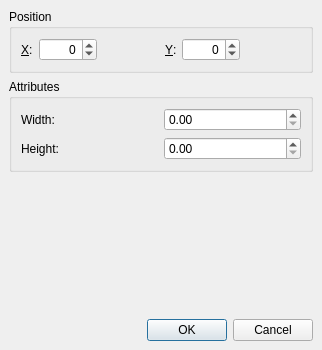
<?xml version="1.0" encoding="UTF-8"?>
<ui version="4.0">
 <class>ObstacleDialog</class>
 <widget class="QDialog" name="ObstacleDialog">
  <property name="geometry">
   <rect>
    <x>0</x>
    <y>0</y>
    <width>322</width>
    <height>350</height>
   </rect>
  </property>
  <property name="windowTitle">
   <string>Edit Properties</string>
  </property>
  <layout class="QVBoxLayout">
   <property name="spacing">
    <number>6</number>
   </property>
   <property name="leftMargin">
    <number>9</number>
   </property>
   <property name="topMargin">
    <number>9</number>
   </property>
   <property name="rightMargin">
    <number>9</number>
   </property>
   <property name="bottomMargin">
    <number>9</number>
   </property>
   <item>
    <widget class="QGroupBox" name="groupBox">
     <property name="title">
      <string>Position</string>
     </property>
     <layout class="QHBoxLayout">
      <property name="spacing">
       <number>6</number>
      </property>
      <property name="leftMargin">
       <number>9</number>
      </property>
      <property name="topMargin">
       <number>9</number>
      </property>
      <property name="rightMargin">
       <number>9</number>
      </property>
      <property name="bottomMargin">
       <number>9</number>
      </property>
      <item>
       <widget class="QLabel" name="posXLabel">
        <property name="text">
         <string>&amp;X:</string>
        </property>
        <property name="buddy">
         <cstring>posXBox</cstring>
        </property>
       </widget>
      </item>
      <item>
       <widget class="QSpinBox" name="posXBox">
        <property name="alignment">
         <set>Qt::AlignRight</set>
        </property>
        <property name="minimum">
         <number>-1000</number>
        </property>
        <property name="maximum">
         <number>1000</number>
        </property>
       </widget>
      </item>
      <item>
       <spacer>
        <property name="orientation">
         <enum>Qt::Horizontal</enum>
        </property>
        <property name="sizeHint" stdset="0">
         <size>
          <width>31</width>
          <height>20</height>
         </size>
        </property>
       </spacer>
      </item>
      <item>
       <widget class="QLabel" name="posYLabel">
        <property name="text">
         <string>&amp;Y:</string>
        </property>
        <property name="buddy">
         <cstring>posYBox</cstring>
        </property>
       </widget>
      </item>
      <item>
       <widget class="QSpinBox" name="posYBox">
        <property name="alignment">
         <set>Qt::AlignRight</set>
        </property>
        <property name="minimum">
         <number>-1000</number>
        </property>
        <property name="maximum">
         <number>1000</number>
        </property>
       </widget>
      </item>
      <item>
       <spacer>
        <property name="orientation">
         <enum>Qt::Horizontal</enum>
        </property>
        <property name="sizeHint" stdset="0">
         <size>
          <width>40</width>
          <height>20</height>
         </size>
        </property>
       </spacer>
      </item>
     </layout>
    </widget>
   </item>
   <item>
    <widget class="QGroupBox" name="groupBox_2">
     <property name="title">
      <string>Attributes</string>
     </property>
     <layout class="QGridLayout">
      <property name="leftMargin">
       <number>9</number>
      </property>
      <property name="topMargin">
       <number>9</number>
      </property>
      <property name="rightMargin">
       <number>9</number>
      </property>
      <property name="bottomMargin">
       <number>9</number>
      </property>
      <property name="spacing">
       <number>6</number>
      </property>
      <item row="1" column="0">
       <widget class="QLabel" name="heightLabel">
        <property name="text">
         <string>Height:</string>
        </property>
       </widget>
      </item>
      <item row="0" column="1">
       <widget class="QDoubleSpinBox" name="widthBox"/>
      </item>
      <item row="1" column="1">
       <widget class="QDoubleSpinBox" name="heightBox"/>
      </item>
      <item row="0" column="0">
       <widget class="QLabel" name="widthLabel">
        <property name="text">
         <string>Width:</string>
        </property>
       </widget>
      </item>
     </layout>
    </widget>
   </item>
   <item>
    <spacer>
     <property name="orientation">
      <enum>Qt::Vertical</enum>
     </property>
     <property name="sizeHint" stdset="0">
      <size>
       <width>20</width>
       <height>16</height>
      </size>
     </property>
    </spacer>
   </item>
   <item>
    <widget class="QDialogButtonBox" name="buttonBox">
     <property name="orientation">
      <enum>Qt::Horizontal</enum>
     </property>
     <property name="standardButtons">
      <set>QDialogButtonBox::Cancel|QDialogButtonBox::Ok</set>
     </property>
    </widget>
   </item>
  </layout>
 </widget>
 <resources/>
 <connections>
  <connection>
   <sender>buttonBox</sender>
   <signal>accepted()</signal>
   <receiver>ObstacleDialog</receiver>
   <slot>accept()</slot>
   <hints>
    <hint type="sourcelabel">
     <x>248</x>
     <y>254</y>
    </hint>
    <hint type="destinationlabel">
     <x>157</x>
     <y>274</y>
    </hint>
   </hints>
  </connection>
  <connection>
   <sender>buttonBox</sender>
   <signal>rejected()</signal>
   <receiver>ObstacleDialog</receiver>
   <slot>reject()</slot>
   <hints>
    <hint type="sourcelabel">
     <x>316</x>
     <y>260</y>
    </hint>
    <hint type="destinationlabel">
     <x>286</x>
     <y>274</y>
    </hint>
   </hints>
  </connection>
 </connections>
</ui>
